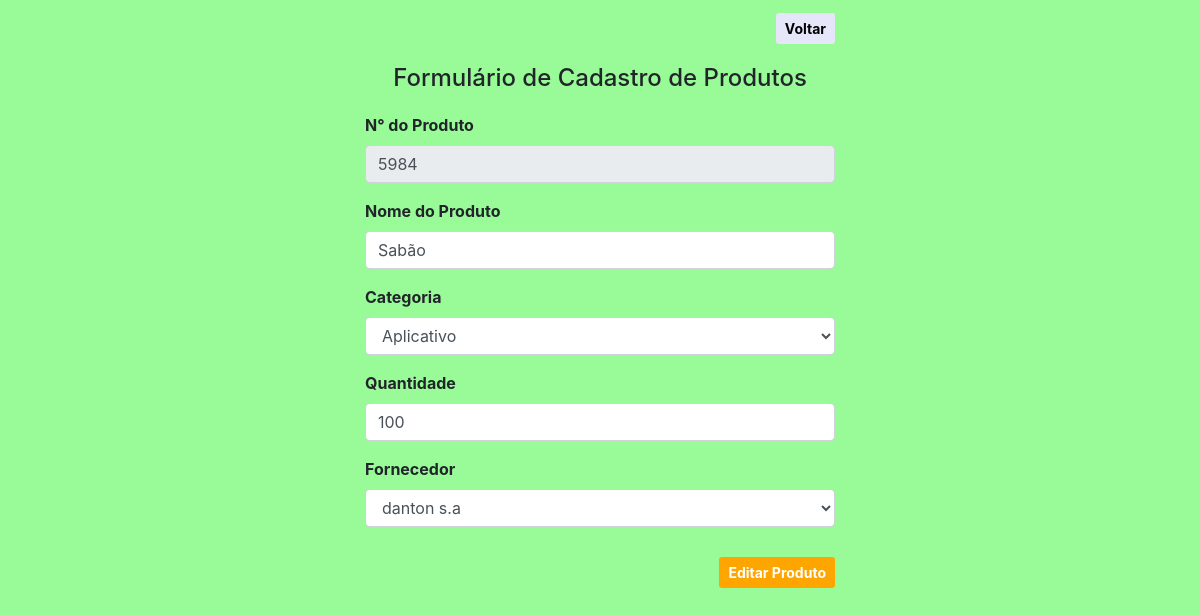
Screenshot of /telas/produto/editar_produto.php?id=62 with the database file from the repository.
### tables this page shows
CREATE TABLE `tb_produto` (
  `id_produto` int(11) NOT NULL,
  `nro_produto` int(11) NOT NULL,
  `nome_produto` varchar(200) NOT NULL,
  `categoria` varchar(100) NOT NULL,
  `quantidade` int(11) NOT NULL,
  `fornecedor` varchar(100) NOT NULL
);

### telas/produto/editar_produto.php (the view, shortened to what this page needs)
<?php
include '../../lib/bd/conexao.php';
$id = $_GET['id'];
?>
<!DOCTYPE html>
<html>
<head>
	<link rel="stylesheet" href="../../lib/bootstrap/css/bootstrap.min.css">
	<link rel="stylesheet" href="../../lib/css/style.css">
</head>
<body>
<div class="container" id="tamanho_container">
	<div id="botao_direita">
      <a href="listar_produto.php" role="button" id="botao_voltar" class="btn btn-sm">Voltar</a>
    </div>
	<h4>Formulário de Cadastro de Produtos</h4>
	<form id="espaçamento" action="atualizar_produto.php" method="POST">
		<?php
		$sql = "SELECT * FROM `tb_produto` WHERE id_produto = $id";
		$buscar  = mysqli_query($conexao,$sql);
		while ($array = mysqli_fetch_array($buscar)) {
    	$nro_produto = $array['nro_produto'];
    	$nome_produto = $array['nome_produto'];
    	$quantidade = $array['quantidade'];
		?>
  		<div class="form-group">
    		<label>N° do Produto</label>
    		<input type="number" class="form-control" name="nro_produto" value="<?php echo $nro_produto ?>" disabled>
    	</div>
    	<div class="form-group">
    		<label>Nome do Produto</label>
    		<input type="text" class="form-control" name="nome_produto" value="<?php echo $nome_produto ?>"   autocomplete="off">
    	</div>
    	<div class="form-group">
    		<label>Categoria</label>
    		<select class="form-control" name="categoria"required>
          <?php
            include '../lib/bd/conexao.php';
            $sql = "SELECT * FROM tb_categoria order by nome_categoria ASC";
            $buscar = mysqli_query($conexao ,$sql);
            while($array = mysqli_fetch_array($buscar)){
              $categoria = $array['nome_categoria'];
            ?>
            <option><?php echo $categoria ?></option>
          <?php } ?>
          </select>
  		</div>
    	<div class="form-group">
    		<label>Quantidade</label>
    		<input type="number" class="form-control" name="quantidade" value="<?php echo $quantidade ?>">
    	</div>
    	<div class="form-group">
    		<label>Fornecedor</label>
    		<select class="form-control" name="fornecedor">
    			<?php
            include '../bd/conexao.php';
            $sql_2 = "SELECT * FROM tb_fornecedor order by nome_fornecedor ASC";
            $buscar_2 = mysqli_query($conexao ,$sql_2);
            while($array_2 = mysqli_fetch_array($buscar_2)){
              $nome_fornecedor = $array_2['nome_fornecedor'];
            ?>
            <option><?php echo $nome_fornecedor ?></option>
          <?php } ?>
          </select>
  		</div>
  		<div id="botao_direita">
  		<button type="submit" id="botao_editar" class="btn btn-sm">Editar Produto</button>
  		</div>
  	<?php } ?>
  	</form>
</div>
</body>
</html>

### rows the page displays
tb_produto: nro_produto "5984", nome_produto "Sabão", quantidade "100"

### other values shown
form field categoria "Aplicativo"
form field fornecedor "danton s.a"
